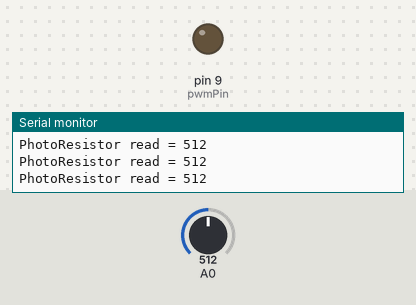
A sketch run on a simulated Arduino Uno, built with avr-gcc and run on an emulated ATmega328P. Shown: output pins drawn as LEDs (lit = HIGH), the last lines printed to the serial monitor. The inputs (shaded band) are chosen by the test bench; at power-on: A0 = 512.

Above: at 1.2 s.
1.3 s: A0 set to 716
At 2.1 s:
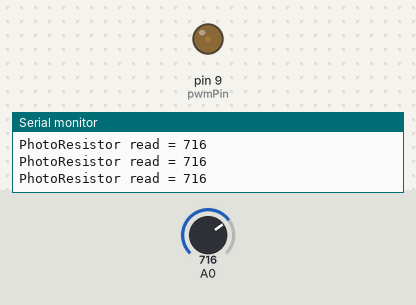
2.8 s: A0 set to 900
At 3.6 s:
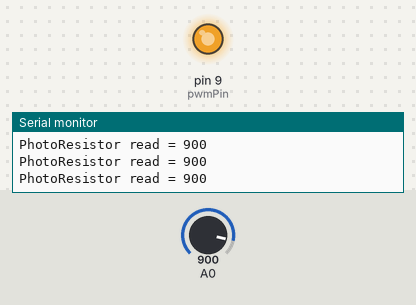
Timing chart, 0 to 5.8 s (numbered marks = the images above; inputs shaded):
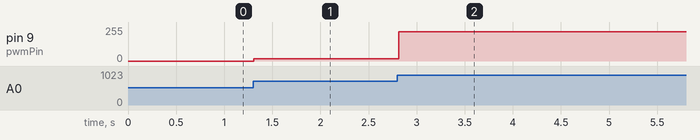

Measured:
- after the input at 1.3 s, pin 9 (pwmPin): 0/255 → 17/255 at once
- after the input at 2.8 s, pin 9 (pwmPin): 17/255 → 221/255 at once

The sketch:

wk14-2.ino
```cpp
int senseorValue = 0;
int ledDimming = 0;
int pwmPin = 9;

void setup() {
  // put your setup code here, to run once:
  pinMode(A0, INPUT);
  Serial.begin(9600);
  pinMode(pwmPin, OUTPUT);
}

void loop() {
  // put your main code here, to run repeatedly:
  senseorValue = analogRead(A0);

  Serial.print("PhotoResistor read = ");
  Serial.println(senseorValue);

  ledDimming = map(senseorValue, 700, 930, 0, 255);
  if (ledDimming < 0) ledDimming = 0;

  analogWrite(pwmPin, ledDimming);
  delay(100);
}
```
